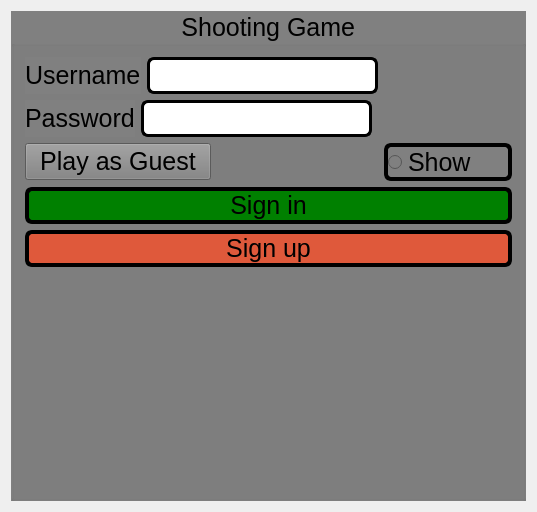
<?xml version="1.0" encoding="UTF-8"?>
<ui version="4.0">
 <class>MainWindow</class>
 <widget class="QMainWindow" name="MainWindow">
  <property name="geometry">
   <rect>
    <x>0</x>
    <y>0</y>
    <width>537</width>
    <height>512</height>
   </rect>
  </property>
  <property name="windowTitle">
   <string>MainWindow</string>
  </property>
  <widget class="QWidget" name="centralWidget">
   <layout class="QVBoxLayout" name="verticalLayout_2">
    <item>
     <widget class="QGroupBox" name="groupBox">
      <property name="styleSheet">
       <string notr="true">font-family:Arial;
color:black;
font-size:25px;
background-color:grey;</string>
      </property>
      <property name="title">
       <string>                        Shooting Game</string>
      </property>
      <layout class="QFormLayout" name="formLayout">
       <item row="0" column="0">
        <layout class="QFormLayout" name="formLayout_2">
         <item row="0" column="0">
          <layout class="QGridLayout" name="gridLayout">
           <item row="0" column="1">
            <widget class="QLineEdit" name="username">
             <property name="styleSheet">
              <string notr="true">background-color:white;
border:3px solid black;
border-radius:7px;</string>
             </property>
            </widget>
           </item>
           <item row="0" column="0">
            <widget class="QLabel" name="user">
             <property name="text">
              <string>Username</string>
             </property>
            </widget>
           </item>
          </layout>
         </item>
         <item row="1" column="0">
          <layout class="QHBoxLayout" name="horizontalLayout">
           <item>
            <widget class="QLabel" name="label_2">
             <property name="text">
              <string>Password</string>
             </property>
            </widget>
           </item>
           <item>
            <widget class="QLineEdit" name="password">
             <property name="styleSheet">
              <string notr="true">background-color:white;
border:3px solid black;
border-radius:7px;</string>
             </property>
            </widget>
           </item>
          </layout>
         </item>
        </layout>
       </item>
       <item row="3" column="0" colspan="2">
        <widget class="QPushButton" name="Login">
         <property name="styleSheet">
          <string notr="true">background-color:green;
border:4px solid black;
border-radius:7px;
font-family:Arial;</string>
         </property>
         <property name="text">
          <string>Sign in</string>
         </property>
        </widget>
       </item>
       <item row="4" column="0" colspan="2">
        <widget class="QPushButton" name="reg">
         <property name="font">
          <font>
           <family>Arial</family>
           <pointsize>-1</pointsize>
           <strikeout>false</strikeout>
          </font>
         </property>
         <property name="styleSheet">
          <string notr="true">background-color:#DF593B;
border:4px solid black;
border-radius:7px;
font-family:Arial;</string>
         </property>
         <property name="text">
          <string>Sign up</string>
         </property>
        </widget>
       </item>
       <item row="1" column="1">
        <widget class="QRadioButton" name="radioButton">
         <property name="minimumSize">
          <size>
           <width>108</width>
           <height>0</height>
          </size>
         </property>
         <property name="styleSheet">
          <string notr="true">border:4px solid black;
border-radius:7px;</string>
         </property>
         <property name="text">
          <string>Show</string>
         </property>
        </widget>
       </item>
       <item row="1" column="0">
        <widget class="QPushButton" name="playAsGuest">
         <property name="minimumSize">
          <size>
           <width>186</width>
           <height>0</height>
          </size>
         </property>
         <property name="maximumSize">
          <size>
           <width>186</width>
           <height>16777215</height>
          </size>
         </property>
         <property name="text">
          <string>Play as Guest</string>
         </property>
        </widget>
       </item>
      </layout>
     </widget>
    </item>
   </layout>
  </widget>
 </widget>
 <layoutdefault spacing="6" margin="11"/>
 <resources/>
 <connections/>
</ui>
